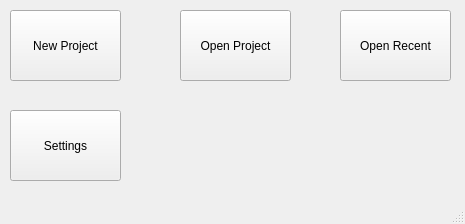
<?xml version="1.0" encoding="UTF-8"?>
<ui version="4.0">
 <class>MainWindow</class>
 <widget class="QMainWindow" name="MainWindow">
  <property name="geometry">
   <rect>
    <x>0</x>
    <y>0</y>
    <width>465</width>
    <height>224</height>
   </rect>
  </property>
  <property name="windowTitle">
   <string>MainWindow</string>
  </property>
  <widget class="QWidget" name="centralwidget">
   <widget class="QPushButton" name="NewProjects">
    <property name="geometry">
     <rect>
      <x>10</x>
      <y>10</y>
      <width>111</width>
      <height>71</height>
     </rect>
    </property>
    <property name="text">
     <string>New Project</string>
    </property>
   </widget>
   <widget class="QPushButton" name="OpenFolder">
    <property name="geometry">
     <rect>
      <x>180</x>
      <y>10</y>
      <width>111</width>
      <height>71</height>
     </rect>
    </property>
    <property name="text">
     <string>Open Project</string>
    </property>
   </widget>
   <widget class="QPushButton" name="OpenRecent">
    <property name="geometry">
     <rect>
      <x>340</x>
      <y>10</y>
      <width>111</width>
      <height>71</height>
     </rect>
    </property>
    <property name="text">
     <string>Open Recent</string>
    </property>
   </widget>
   <widget class="QPushButton" name="Settings">
    <property name="geometry">
     <rect>
      <x>10</x>
      <y>110</y>
      <width>111</width>
      <height>71</height>
     </rect>
    </property>
    <property name="text">
     <string>Settings</string>
    </property>
   </widget>
  </widget>
  <widget class="QStatusBar" name="statusbar"/>
 </widget>
 <resources/>
 <connections/>
</ui>
